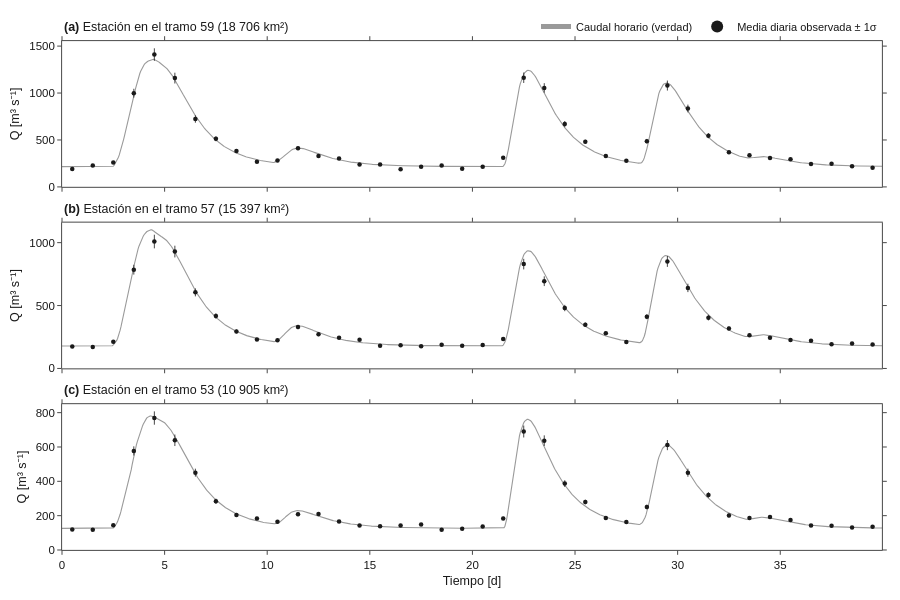

Write notebook code for a chart like this one.
### Markdown cell above
## 5. Observaciones sintéticas: pocas estaciones y datos diarios

**Idea.** Se imita la situación colombiana: tres estaciones (la salida y las dos subcuencas de mayor área, como suele ubicarse una red real), **caudal medio diario** (lo que publican IDEAM y CAMELS‑COL, aunque el ruteo se resuelva cada hora) y un error de observación del 5 % más 0,5 m³ s⁻¹, como incertidumbre de la curva de gasto. Luego se olvida la verdad y se intenta recuperarla solo con estos datos.

### Code cell
estaciones = [salida] + [int(i) for i in np.argsort(-A_dren) if i != salida][:2]
d_obs, sigma = sintetizar_observaciones(modelo, log_n_verdadero, q, estaciones, PASOS_DIA,
                                        ruido_rel=0.05, piso_m3s=0.5, semilla=0)
problema = ProblemaInverso(modelo, q, estaciones, PASOS_DIA, d_obs, sigma, dias_calentamiento=3)
dias = np.arange(d_obs.shape[0]) + 0.5
N = problema.n_datos
display(HTML(verificacion(f"{len(estaciones)} estaciones × {d_obs.shape[0]} días → N = {N} datos usados "
                          "(sin los 3 días de calentamiento)", True)))
gr.figura_observaciones(t_dias, O.numpy(), dias, d_obs.numpy(), sigma.numpy(), estaciones, A_dren).show()

### Figure 1 — Plotly figure (JSON) as saved in the notebook; plotly's stock layout.template omitted (floating-point values rounded to 4 significant figures; data arrays with more than 128 entries replaced by an {"elided": "..."} marker saying what was removed)
{"data": [{"hoverinfo": "skip", "legendgroup": "v", "line": {"color": "#9a9a9a", "width": 1.1}, "mode": "lines", "name": "Caudal horario (verdad)", "showlegend": true, "type": "scatter", "x": {"elided": "960 float values"}, "xaxis": "x", "y": {"elided": "960 float values"}, "yaxis": "y"}, {"error_y": {"array": [11.32, 11.32, 13.94, 46.86, 67.16, 57.48, 39.11, 25.86, 18.74, 15.1, 14.92, 20.55, 18.16, 14.97, 13.19, 12.27, 11.81, 11.57, 11.45, 11.39, 11.36, 15.99, 55.86, 50.8, 32.74, 22.28, 16.9, 14.16, 23.81, 53.29, 41.41, 27.4, 19.56, 16.27, 16.17, 14.28, 12.86, 12.11, 11.72, 11.53], "color": "#1a1a1a", "thickness": 0.8, "type": "data", "width": 0}, "hovertemplate": "Tramo 59<br>día %{x:.1f}: %{y:.0f} m³/s<extra></extra>", "legendgroup": "o", "marker": {"color": "#1a1a1a", "size": 4.5}, "mode": "markers", "name": "Media diaria observada ± 1σ", "showlegend": true, "type": "scatter", "x": [0.5, 1.5, 2.5, 3.5, 4.5, 5.5, 6.5, 7.5, 8.5, 9.5, 10.5, 11.5, 12.5, 13.5, 14.5, 15.5, 16.5, 17.5, 18.5, 19.5, 20.5, 21.5, 22.5, 23.5, 24.5, 25.5, 26.5, 27.5, 28.5, 29.5, 30.5, 31.5, 32.5, 33.5, 34.5, 35.5, 36.5, 37.5, 38.5, 39.5], "xaxis": "x", "y": [190.3, 227.8, 260.2, 998.5, 1409.0, 1159.0, 723.0, 512.6, 383.7, 267.9, 281.8, 412.4, 330.2, 303.2, 238.6, 238.4, 189.0, 213.7, 229.3, 194.4, 214.0, 309.7, 1163.0, 1054.0, 669.3, 479.9, 328.9, 277.8, 487.4, 1080.0, 835.3, 545.9, 369.5, 337.6, 307.8, 295.4, 243.2, 245.5, 220.6, 204.1], "yaxis": "y"}, {"hoverinfo": "skip", "legendgroup": "v", "line": {"color": "#9a9a9a", "width": 1.1}, "mode": "lines", "name": "Caudal horario (verdad)", "showlegend": false, "type": "scatter", "x": {"elided": "960 float values"}, "xaxis": "x2", "y": {"elided": "960 float values"}, "yaxis": "y2"}, {"error_y": {"array": [9.41, 9.41, 11.59, 39.12, 54.27, 46.6, 31.91, 21.17, 15.41, 12.46, 12.29, 16.96, 14.89, 12.32, 10.9, 10.17, 9.795, 9.606, 9.51, 9.461, 9.436, 12.89, 42.15, 38.57, 25.21, 17.49, 13.52, 11.5, 19.9, 43.41, 33.34, 22.16, 15.93, 13.46, 13.5, 11.88, 10.7, 10.07, 9.744, 9.58], "color": "#1a1a1a", "thickness": 0.8, "type": "data", "width": 0}, "hovertemplate": "Tramo 57<br>día %{x:.1f}: %{y:.0f} m³/s<extra></extra>", "legendgroup": "o", "marker": {"color": "#1a1a1a", "size": 4.5}, "mode": "markers", "name": "Media diaria observada ± 1σ", "showlegend": false, "type": "scatter", "x": [0.5, 1.5, 2.5, 3.5, 4.5, 5.5, 6.5, 7.5, 8.5, 9.5, 10.5, 11.5, 12.5, 13.5, 14.5, 15.5, 16.5, 17.5, 18.5, 19.5, 20.5, 21.5, 22.5, 23.5, 24.5, 25.5, 26.5, 27.5, 28.5, 29.5, 30.5, 31.5, 32.5, 33.5, 34.5, 35.5, 36.5, 37.5, 38.5, 39.5], "xaxis": "x2", "y": [174.7, 169.9, 211.8, 785.1, 1009.0, 929.2, 605.0, 417.2, 294.5, 230.7, 224.8, 329.1, 271.1, 244.4, 228.3, 179.6, 184.8, 176.5, 189.2, 179.7, 187.1, 233.3, 829.4, 693.5, 480.1, 347.6, 280.3, 210.0, 411.3, 850.7, 640.2, 403.9, 318.5, 264.8, 243.7, 226.2, 220.6, 193.3, 198.8, 189.6], "yaxis": "y2"}, {"hoverinfo": "skip", "legendgroup": "v", "line": {"color": "#9a9a9a", "width": 1.1}, "mode": "lines", "name": "Caudal horario (verdad)", "showlegend": false, "type": "scatter", "x": {"elided": "960 float values"}, "xaxis": "x3", "y": {"elided": "960 float values"}, "yaxis": "y3"}, {"error_y": {"array": [6.811, 6.811, 8.205, 26.66, 38.79, 33.51, 23.05, 15.33, 11.16, 9.022, 8.733, 11.66, 10.39, 8.727, 7.791, 7.31, 7.064, 6.94, 6.876, 6.844, 6.828, 9.749, 34.69, 30.79, 19.76, 13.43, 10.18, 8.523, 13.3, 29.6, 23.57, 15.82, 11.43, 9.68, 9.73, 8.579, 7.735, 7.283, 7.051, 6.933], "color": "#1a1a1a", "thickness": 0.8, "type": "data", "width": 0}, "hovertemplate": "Tramo 53<br>día %{x:.1f}: %{y:.0f} m³/s<extra></extra>", "legendgroup": "o", "marker": {"color": "#1a1a1a", "size": 4.5}, "mode": "markers", "name": "Media diaria observada ± 1σ", "showlegend": false, "type": "scatter", "x": [0.5, 1.5, 2.5, 3.5, 4.5, 5.5, 6.5, 7.5, 8.5, 9.5, 10.5, 11.5, 12.5, 13.5, 14.5, 15.5, 16.5, 17.5, 18.5, 19.5, 20.5, 21.5, 22.5, 23.5, 24.5, 25.5, 26.5, 27.5, 28.5, 29.5, 30.5, 31.5, 32.5, 33.5, 34.5, 35.5, 36.5, 37.5, 38.5, 39.5], "xaxis": "x3", "y": [119.0, 117.5, 143.5, 577.0, 768.6, 639.0, 450.5, 283.8, 204.5, 183.9, 163.9, 208.9, 209.9, 165.8, 143.4, 138.0, 143.3, 148.4, 118.0, 124.2, 136.7, 184.1, 690.1, 636.9, 386.6, 279.4, 186.4, 163.8, 250.7, 611.0, 450.2, 320.4, 201.5, 186.9, 192.9, 174.9, 143.1, 141.1, 131.7, 134.7], "yaxis": "y3"}], "layout": {"annotations": [{"align": "left", "font": {"color": "#1a1a1a", "family": "Arial, Helvetica, sans-serif", "size": 12.5}, "showarrow": false, "text": "<b>(a)</b> Estación en el tramo 59 (18 706 km²)", "x": 0, "xanchor": "left", "xref": "x domain", "y": 1, "yanchor": "bottom", "yref": "y domain", "yshift": 5}, {"align": "left", "font": {"color": "#1a1a1a", "family": "Arial, Helvetica, sans-serif", "size": 12.5}, "showarrow": false, "text": "<b>(b)</b> Estación en el tramo 57 (15 397 km²)", "x": 0, "xanchor": "left", "xref": "x2 domain", "y": 1, "yanchor": "bottom", "yref": "y2 domain", "yshift": 5}, {"align": "left", "font": {"color": "#1a1a1a", "family": "Arial, Helvetica, sans-serif", "size": 12.5}, "showarrow": false, "text": "<b>(c)</b> Estación en el tramo 53 (10 905 km²)", "x": 0, "xanchor": "left", "xref": "x3 domain", "y": 1, "yanchor": "bottom", "yref": "y3 domain", "yshift": 5}], "font": {"color": "#1a1a1a", "family": "Arial, Helvetica, sans-serif", "size": 12}, "height": 600, "hoverlabel": {"bgcolor": "#ffffff", "bordercolor": "#9a9a9a", "font": {"color": "#1a1a1a", "family": "Arial, Helvetica, sans-serif", "size": 12}}, "legend": {"bgcolor": "rgba(0,0,0,0)", "bordercolor": "#1a1a1a", "borderwidth": 0, "font": {"color": "#1a1a1a", "family": "Arial, Helvetica, sans-serif", "size": 11}, "itemsizing": "constant", "orientation": "h", "tracegroupgap": 2, "x": 1, "xanchor": "right", "y": 1.0, "yanchor": "bottom", "yref": "paper"}, "margin": {"b": 50, "l": 62, "r": 18, "t": 34}, "paper_bgcolor": "#ffffff", "plot_bgcolor": "#ffffff", "separators": ". ", "width": 900, "xaxis": {"anchor": "y", "domain": [0.0, 1.0], "linecolor": "#1a1a1a", "linewidth": 0.8, "matches": "x3", "mirror": "ticks", "range": [0, 39.96], "showgrid": false, "showline": true, "showticklabels": false, "tickcolor": "#1a1a1a", "tickfont": {"color": "#1a1a1a", "family": "Arial, Helvetica, sans-serif", "size": 11.5}, "ticklen": 4, "ticks": "outside", "tickwidth": 0.8, "title": {"font": {"color": "#1a1a1a", "family": "Arial, Helvetica, sans-serif", "size": 12.5}, "standoff": 6}, "zeroline": false}, "xaxis2": {"anchor": "y2", "domain": [0.0, 1.0], "linecolor": "#1a1a1a", "linewidth": 0.8, "matches": "x3", "mirror": "ticks", "range": [0, 39.96], "showgrid": false, "showline": true, "showticklabels": false, "tickcolor": "#1a1a1a", "tickfont": {"color": "#1a1a1a", "family": "Arial, Helvetica, sans-serif", "size": 11.5}, "ticklen": 4, "ticks": "outside", "tickwidth": 0.8, "title": {"font": {"color": "#1a1a1a", "family": "Arial, Helvetica, sans-serif", "size": 12.5}, "standoff": 6}, "zeroline": false}, "xaxis3": {"anchor": "y3", "domain": [0.0, 1.0], "linecolor": "#1a1a1a", "linewidth": 0.8, "mirror": "ticks", "range": [0, 39.96], "showgrid": false, "showline": true, "tickcolor": "#1a1a1a", "tickfont": {"color": "#1a1a1a", "family": "Arial, Helvetica, sans-serif", "size": 11.5}, "ticklen": 4, "ticks": "outside", "tickwidth": 0.8, "title": {"font": {"color": "#1a1a1a", "family": "Arial, Helvetica, sans-serif", "size": 12.5}, "standoff": 6, "text": "Tiempo [d]"}, "zeroline": false}, "yaxis": {"anchor": "x", "domain": [0.7133, 1.0], "linecolor": "#1a1a1a", "linewidth": 0.8, "mirror": "ticks", "rangemode": "tozero", "showgrid": false, "showline": true, "tickcolor": "#1a1a1a", "tickfont": {"color": "#1a1a1a", "family": "Arial, Helvetica, sans-serif", "size": 11.5}, "ticklen": 4, "ticks": "outside", "tickwidth": 0.8, "title": {"font": {"color": "#1a1a1a", "family": "Arial, Helvetica, sans-serif", "size": 12.5}, "standoff": 6, "text": "Q [m³ s⁻¹]"}, "zeroline": false}, "yaxis2": {"anchor": "x2", "domain": [0.3567, 0.6433], "linecolor": "#1a1a1a", "linewidth": 0.8, "mirror": "ticks", "rangemode": "tozero", "showgrid": false, "showline": true, "tickcolor": "#1a1a1a", "tickfont": {"color": "#1a1a1a", "family": "Arial, Helvetica, sans-serif", "size": 11.5}, "ticklen": 4, "ticks": "outside", "tickwidth": 0.8, "title": {"font": {"color": "#1a1a1a", "family": "Arial, Helvetica, sans-serif", "size": 12.5}, "standoff": 6, "text": "Q [m³ s⁻¹]"}, "zeroline": false}, "yaxis3": {"anchor": "x3", "domain": [0.0, 0.2867], "linecolor": "#1a1a1a", "linewidth": 0.8, "mirror": "ticks", "rangemode": "tozero", "showgrid": false, "showline": true, "tickcolor": "#1a1a1a", "tickfont": {"color": "#1a1a1a", "family": "Arial, Helvetica, sans-serif", "size": 11.5}, "ticklen": 4, "ticks": "outside", "tickwidth": 0.8, "title": {"font": {"color": "#1a1a1a", "family": "Arial, Helvetica, sans-serif", "size": 12.5}, "standoff": 6, "text": "Q [m³ s⁻¹]"}, "zeroline": false}}}
